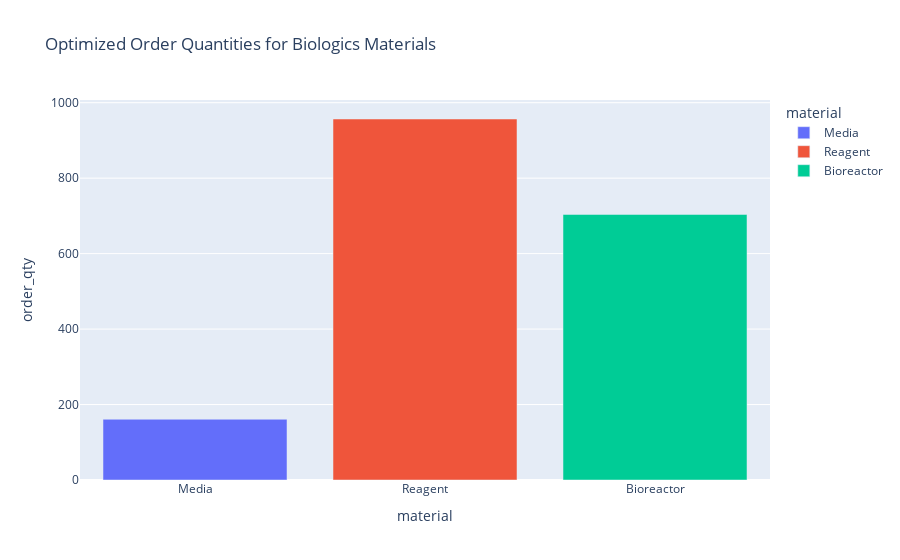

The cell this chart's notebook holds for it:
### Code cell
# Bar chart for optimized order quantities
opt_df = pd.DataFrame({
    'material': list(optimization_results.keys()),
    'order_qty': list(optimization_results.values())
})

fig = px.bar(opt_df, x='material', y='order_qty', color='material',
             title='Optimized Order Quantities for Biologics Materials')
fig.show()

### Figure 1 — Plotly figure (JSON) as saved in the notebook; plotly's stock layout.template omitted (floating-point values rounded to 4 significant figures)
{"data": [{"hovertemplate": "material=%{x}<br>order_qty=%{y}<extra></extra>", "legendgroup": "Media", "marker": {"color": "#636efa", "pattern": {"shape": ""}}, "name": "Media", "orientation": "v", "showlegend": true, "textposition": "auto", "type": "bar", "x": ["Media"], "xaxis": "x", "y": [161.0], "yaxis": "y"}, {"hovertemplate": "material=%{x}<br>order_qty=%{y}<extra></extra>", "legendgroup": "Reagent", "marker": {"color": "#EF553B", "pattern": {"shape": ""}}, "name": "Reagent", "orientation": "v", "showlegend": true, "textposition": "auto", "type": "bar", "x": ["Reagent"], "xaxis": "x", "y": [956.8], "yaxis": "y"}, {"hovertemplate": "material=%{x}<br>order_qty=%{y}<extra></extra>", "legendgroup": "Bioreactor", "marker": {"color": "#00cc96", "pattern": {"shape": ""}}, "name": "Bioreactor", "orientation": "v", "showlegend": true, "textposition": "auto", "type": "bar", "x": ["Bioreactor"], "xaxis": "x", "y": [703.8], "yaxis": "y"}], "layout": {"barmode": "relative", "legend": {"title": {"text": "material"}, "tracegroupgap": 0}, "title": {"text": "Optimized Order Quantities for Biologics Materials"}, "xaxis": {"anchor": "y", "categoryarray": ["Media", "Reagent", "Bioreactor"], "categoryorder": "array", "domain": [0, 1], "title": {"text": "material"}}, "yaxis": {"anchor": "x", "domain": [0, 1], "title": {"text": "order_qty"}}}}
